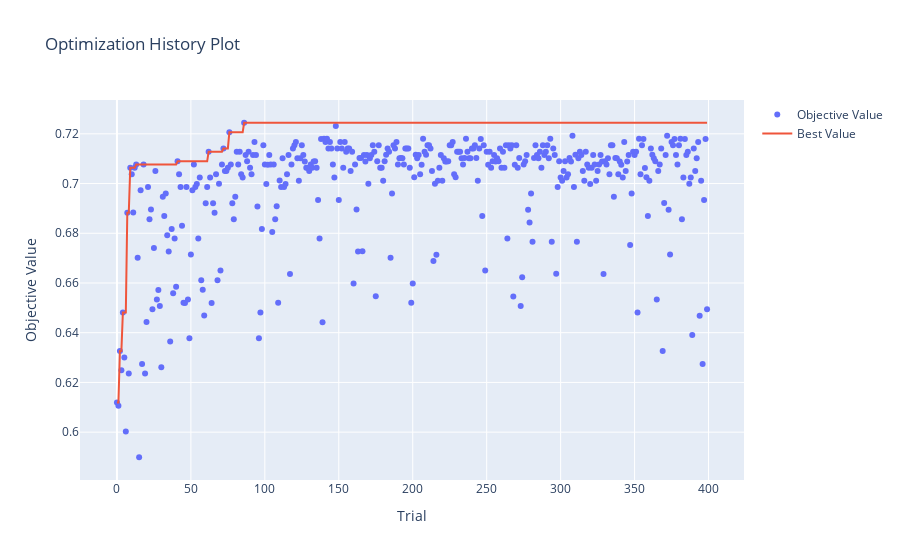

Notebook code for this chart:
### Code cell
optuna.visualization.plot_optimization_history(study)

### Figure 1 — Plotly figure (JSON) as saved in the notebook; plotly's stock layout.template omitted (floating-point values rounded to 4 significant figures; data arrays with more than 128 entries replaced by an {"elided": "..."} marker saying what was removed)
{"data": [{"mode": "markers", "name": "Objective Value", "type": "scatter", "x": {"elided": "400 int values"}, "y": {"elided": "400 float values"}}, {"mode": "lines", "name": "Best Value", "type": "scatter", "x": {"elided": "400 int values"}, "y": {"elided": "400 float values"}}, {"marker": {"color": "#cccccc"}, "mode": "markers", "name": "Infeasible Trial", "showlegend": false, "type": "scatter", "x": [], "y": []}], "layout": {"title": {"text": "Optimization History Plot"}, "xaxis": {"title": {"text": "Trial"}}, "yaxis": {"title": {"text": "Objective Value"}}}}
